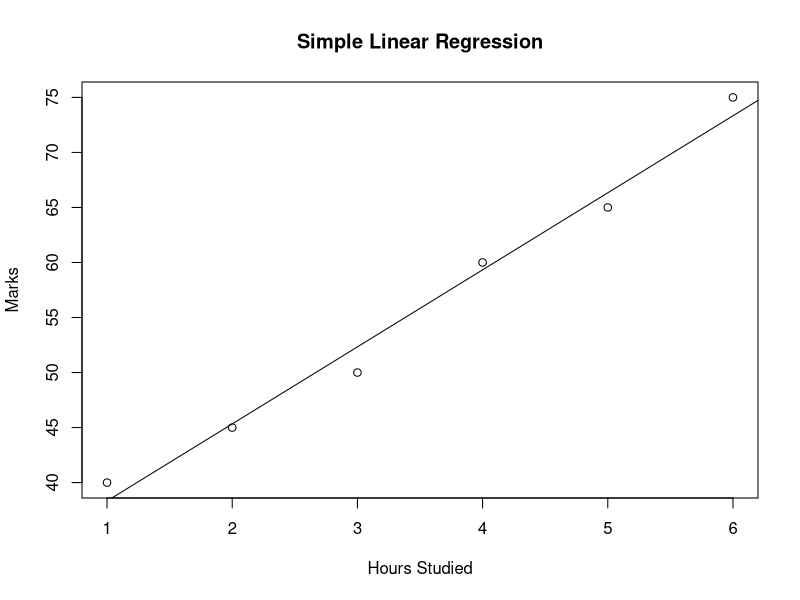

Generate this figure with R:
# Create data
data <- data.frame(
  Hours = c(1, 2, 3, 4, 5, 6),
  Marks = c(40, 45, 50, 60, 65, 75)
)

# Display the data
data

# Create regression model
model <- lm(Marks ~ Hours, data = data)

# Display coefficients
coef(model)

# Predict marks for 6 hours
predict(model, newdata = data.frame(Hours = 6))

# Plot data and regression line
plot(data$Hours, data$Marks,
     main = "Simple Linear Regression",
     xlab = "Hours Studied",
     ylab = "Marks")
abline(model)
